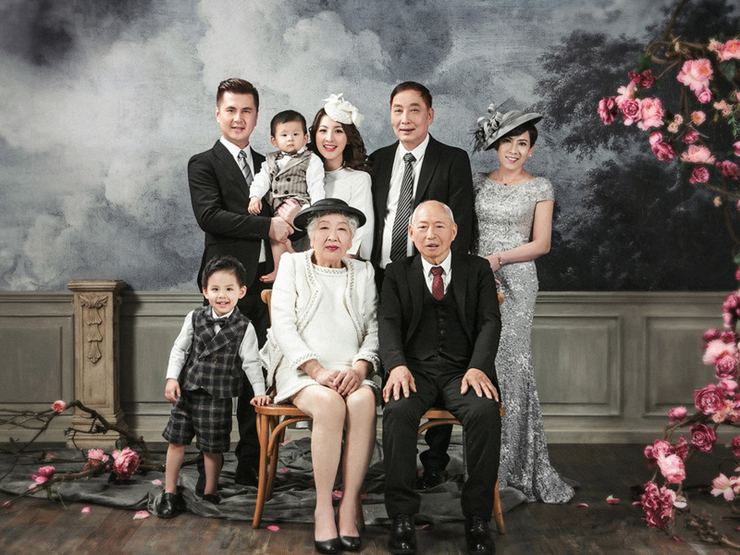
#> input picture AllTest/timg.jpg, 740 x 555 px
$ python OpencvTest.py
#> lines starting #> are read from the running program, lines starting #| are printed output that depends on the picture; after the words box and inside, x2 and y2 are one past the last pixel; in counts of white or black regions, pixels touching at a corner belong together
import cv2

#加载图片
image = cv2.imread('./timg.jpg')
#> image is the input picture: shape (555, 740, 3); mean B, G, R 98, 103.1, 109.2

#转换成灰度,提高计算速度
gray = cv2.cvtColor(image,cv2.COLOR_BGR2GRAY)
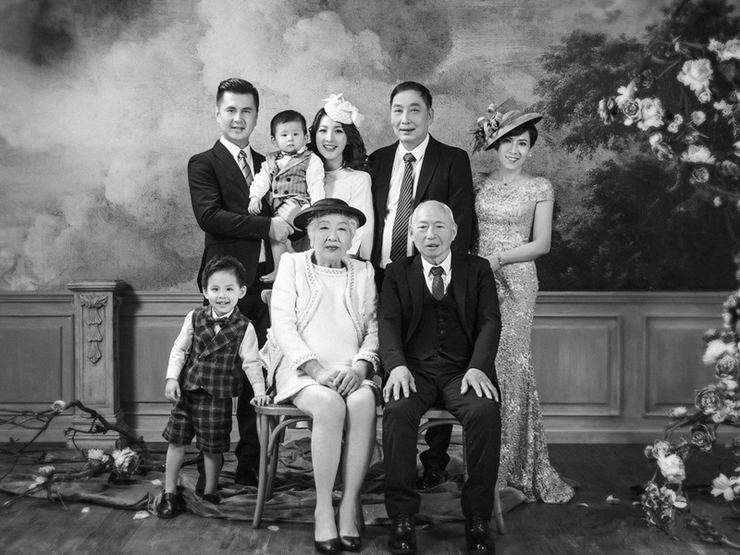
#> gray: shape (555, 740); min 0, max 255, mean 104.4
cv2.imshow("gray",gray)
cv2.waitKey(0)
cv2.destroyAllWindows()

#加载haar特征分类器
face_cascade = cv2.CascadeClassifier('./haarcascade_frontalface_default.xml')

#检测图片中的人脸
faces = face_cascade.detectMultiScale(
    gray,
    scaleFactor=1.1,
    minNeighbors=10,
    minSize=(50,50)
)
#> faces = [[210, 88, 55, 55], [379, 88, 56, 56], [250, 129, 69, 69], [403, 202, 58, 58], [306, 207, 54, 54], [195, 267, 53, 53]]

for (x,y,w,h)in faces:
    cv2.rectangle(image,(x+10,y+10),(x+w-10,y+h-10),(0,255,0),2)
#> this loop made 6 passes
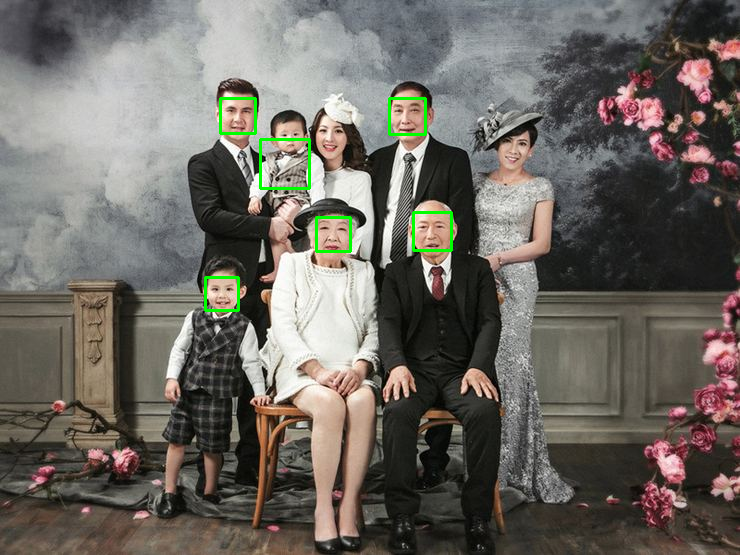
#> image: shape (555, 740, 3); 0.65% of pixels changed, all inside (x1, y1, x2, y2) = (204, 97, 453, 312)
cv2.imshow("image",image)
cv2.waitKey(0)
cv2.destroyAllWindows()

$ run again, with AllTest/test.jpg copied over AllTest/timg.jpg
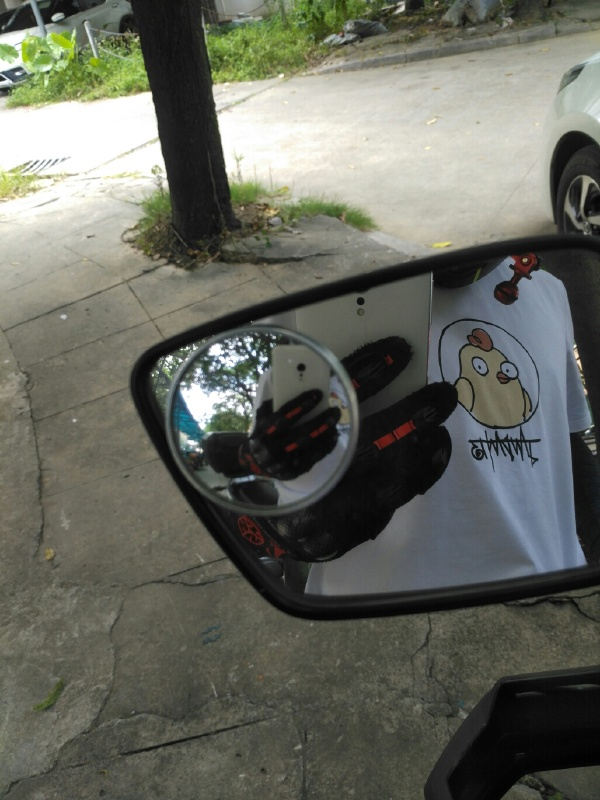
#> input picture AllTest/test.jpg, 600 x 800 px
#> image is the input picture: shape (800, 600, 3); mean B, G, R 95.1, 104.7, 102.6
#> `gray = cv2.cvtColor(image,cv2.COLOR_BGR2GRAY)`:
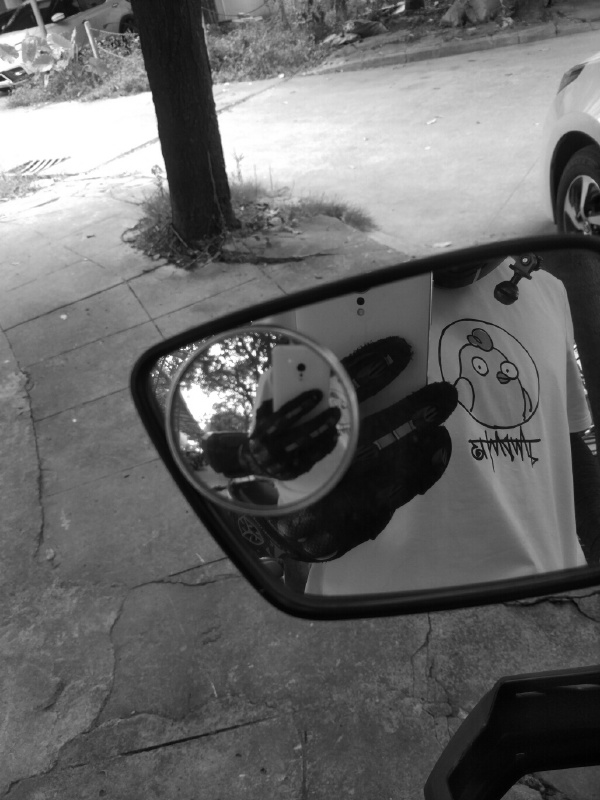
#> gray: shape (800, 600); min 0, max 255, mean 103
#> faces = ()

$ run again, with AllTest/test1.jpg copied over AllTest/timg.jpg
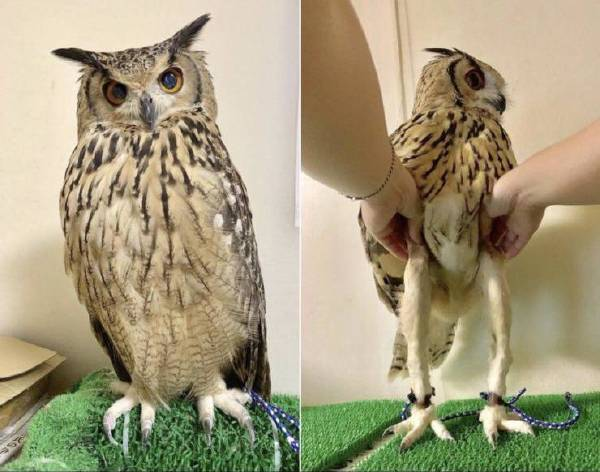
#> input picture AllTest/test1.jpg, 600 x 472 px
#> image is the input picture: shape (472, 600, 3); mean B, G, R 125.6, 156, 165.5
#> `gray = cv2.cvtColor(image,cv2.COLOR_BGR2GRAY)`:
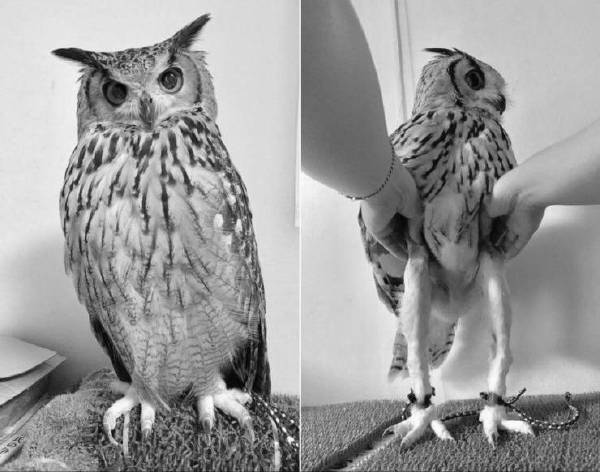
#> gray: shape (472, 600); min 1, max 254, mean 155.4
#> faces = ()
